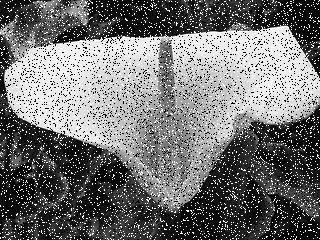
%> input picture NorthWestern/week5/pic_noisy.gif, 320 x 240 px
$ octave week5.m   (GNU Octave 9; MATLAB toolbox functions it lacks are replaced by stand-ins)
%> lines starting %> are read from the running program, lines starting %| are printed output that depends on the picture
pkg load image;

function out = mse(x, y)
	out = sum(((x  - y).^2)(:)) / (length(x(:)));
endfunction

function out = psnr(x, y, d)
	out = (20 * log10(d)) - (10 * log10(mse(x, y)));
endfunction

% Read the noisy and clean images
Inoisy=double(imread("pic_noisy.gif"));
%> Inoisy: size 240x320 double; min 0, max 255, mean 113.1; mean of the top-left, top-right, bottom-left and bottom-right quarters 150.4, 149.5, 77.3, 75.1
Ioriginal=double(imread("pic_original.jpg"));
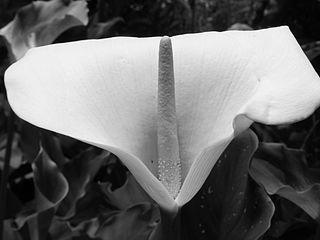
%> input picture NorthWestern/week5/pic_original.jpg, 320 x 240 px
%> Ioriginal: size 240x320 double; min 0, max 255, mean 108.9; mean of the top-left, top-right, bottom-left and bottom-right quarters 155.6, 153.6, 64.8, 61.4


Ifiltered1 = medfilt2(Inoisy);
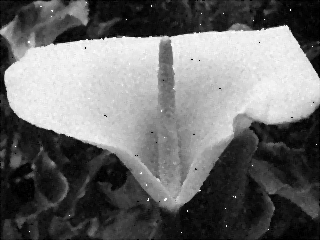
%> Ifiltered1: size 240x320 double; min 0, max 255, mean 108.9; mean of the top-left, top-right, bottom-left and bottom-right quarters 155.7, 153.7, 64.7, 61.5
Ifiltered2 = medfilt2(Ifiltered1);


% Plot the pics
subplot(2, 2, 1);
imshow(uint8(Inoisy));

subplot(2, 2, 2);
imshow(uint8(Ioriginal));

subplot(2, 2, 3);
imshow(uint8(Ifiltered1));

subplot(2, 2, 4);
imshow(uint8(Ifiltered2));
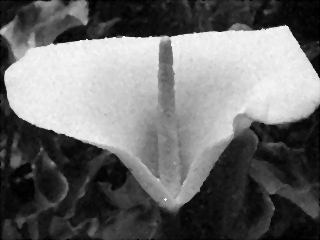
%> displayed picture: size 240x320, on the screen's scale of 0 to 255; min 0, max 247, mean 108.7; mean of the top-left, top-right, bottom-left and bottom-right quarters 155.6, 153.6, 64.5, 61.2

% compute psnr
printf("PSNR between clean and noisy images: %.2f\n", psnr(Inoisy, Ioriginal, 255));
%> in mse, `out = sum(((x  - y).^2)(:)) / (length(x(:)));`: out = 4784.6
%> in psnr, `out = (20 * log10(d)) - (10 * log10(mse(x, y)));`: out = 11.33
%| PSNR between clean and noisy images: 11.33
printf("PSNR between clean and 1st pass filtered images: %.2f\n", psnr(Ifiltered1, Ioriginal, 255));
%| PSNR between clean and 1st pass filtered images: 27.38
printf("PSNR between clean and 2nd pass filtered images: %.2f\n", psnr(Ifiltered2, Ioriginal, 255));
%| PSNR between clean and 2nd pass filtered images: 29.65
